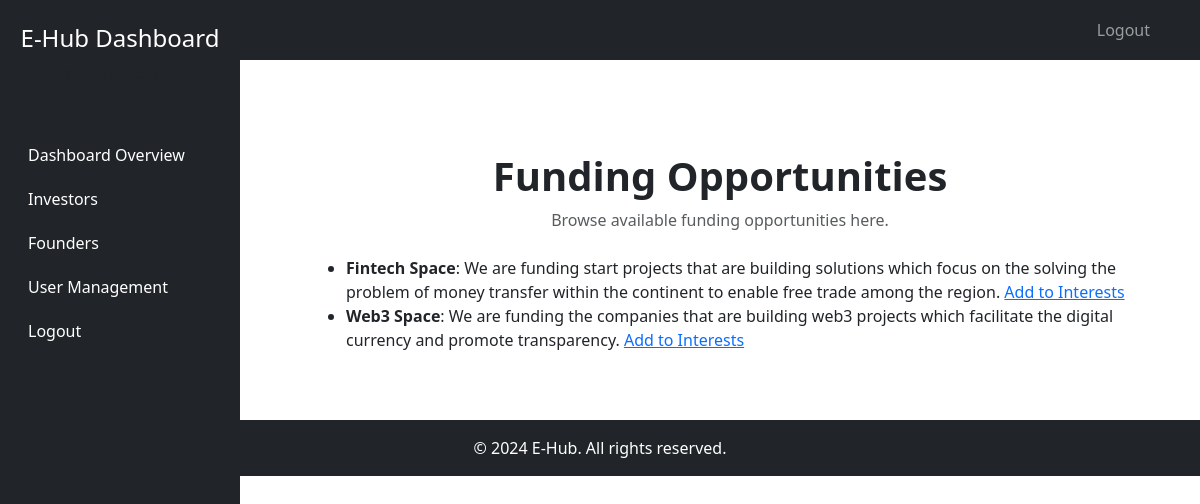
Screenshot of /funding-opportunities/ (signed in) with the database file from the repository.
### myapp/models.py (models this page shows, shortened)
class FundingOpportunity(models.Model):
    title = models.CharField(max_length=255)
    description = models.TextField()
    amount_requested = models.DecimalField(max_digits=10, decimal_places=2)

### myapp/views.py (the view)
# urls.py: path('funding-opportunities/', views.ListFundingOpportunitiesView.as_view(), name='list_funding_opportunities'),
class ListFundingOpportunitiesView(ListView):
    model = FundingOpportunity  # Ensure this is the correct model
    template_name = 'funding_opportunities_list.html'  # Ensure this matches the template name
    context_object_name = 'opportunities'

### myapp/templates/funding_opportunities_list.html (shortened to what this page needs)
{% extends "base_generic.html" %}
{% block content %}
<div class="d-flex">
    <nav class="vertical-nav bg-dark text-white" id="sidebar">
        <div class="py-4 px-3 mb-4 text-center">
            <h4 class="text-white">E-Hub Dashboard</h4>
            <small class="text-muted">Welcome, {{ user.username }}</small>
        </div>
        <ul class="nav flex-column">
            <li class="nav-item">
                <a href="{% url 'myapp:dashboard' %}" class="nav-link text-white active">
                     Dashboard Overview
                </a>
            </li>
            <li class="nav-item">
                <a href="{% url 'myapp:investor_list' %}" class="nav-link text-white btn-view-investors">
                     Investors
                </a>
            </li>
            <li class="nav-item">
                <a href="#" class="nav-link text-white btn-view-founders">
                     Founders
                </a>
            </li>
            {% if user.is_staff %}
            <li class="nav-item">
                <a href="{% url 'myapp:user_management' %}" class="nav-link text-white">
                     User Management
                </a>
            </li>
            {% endif %}
            <li class="nav-item">
                <a href="{% url 'myapp:logout' %}" class="nav-link text-white">
                     Logout
                </a>
            </li>
        </ul>
    </nav>
    <div class="content-wrapper flex-grow-1">
        <div class="container my-5">
            <div class="text-center mb-4">
                <h1 class="fw-bold">Funding Opportunities</h1>
                <p class="text-muted">Browse available funding opportunities here.</p>
            </div>
            <ul>
                {% for opportunity in opportunities %}
                    <li>
                        <strong>{{ opportunity.title }}</strong>: {{ opportunity.description }}
                        <a href="{% url 'myapp:toggle_funding_interest' opportunity.id %}">
                            {% if opportunity in user.investor.funding_opportunities.all %}
                                Remove from Interests
                            {% else %}
                                Add to Interests
                            {% endif %}
                        </a>
                    </li>
                {% endfor %}
            </ul>
        </div>
    </div>
</div>
{% endblock %}

### myapp/templates/funding_opportunities_list.html (style rules this page uses)
.vertical-nav { width: 240px; height: 100vh; position: fixed; top: 0; left: 0; overflow-y: auto; z-index: 1030; }
.content-wrapper { margin-left: 240px; padding: 20px; }
.nav-link { padding: 10px 20px; transition: background 0.2s; }

### rows the page displays
FundingOpportunity: title "Fintech Space", description "We are funding start projects that are building solutions which focus on the solving the problem of money transfer within the continent to enable free trade among the region."
FundingOpportunity: title "Web3 Space", description "We are funding the companies that are building web3 projects which facilitate the digital currency and promote transparency."
